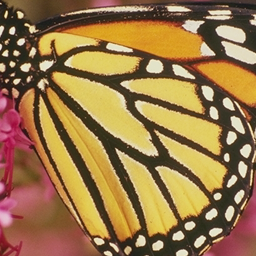
#> input picture img_resizing/butterfly.png, 256 x 256 px
$ python main.py
#> lines starting #> are read from the running program, lines starting #| are printed output that depends on the picture; long printed decimals are rounded
from PIL import Image
import numpy as np
from scipy.linalg import norm
import matplotlib.pyplot as plt

# Load the high-resolution image
original_image = Image.open('butterfly.png')
#> original_image is the input picture: PIL image 256x256 RGB; mean R, G, B 153, 119.2, 72.8

# Display the original image
plt.figure(figsize=(6, 6))
plt.imshow(original_image)
plt.title('Original High-Resolution Image')
plt.axis('off')
plt.show()

# Convert to a smaller size (downscale), simulating a low-resolution image
low_res_image = original_image.resize((original_image.width // 4, original_image.height // 4), Image.BILINEAR)
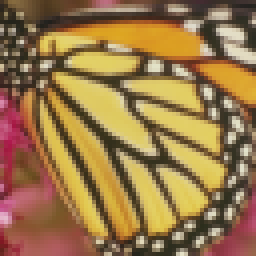
#> low_res_image: PIL image 64x64 RGB (shown 4 times larger); mean R, G, B 153, 119.2, 72.8
plt.figure(figsize=(6, 6))
plt.imshow(low_res_image)
plt.title('Downscaled Low-Resolution Image')
plt.axis('off')
plt.show()

# Resize using Bilinear interpolation
bilinear_resized = low_res_image.resize(original_image.size, Image.BILINEAR)
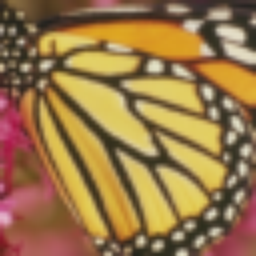
#> bilinear_resized: PIL image 256x256 RGB; mean R, G, B 153.1, 119.4, 72.9
plt.figure(figsize=(6, 6))
plt.imshow(bilinear_resized)
plt.title('Bilinear Interpolated Image')
plt.axis('off')
plt.show()

# Resize using Bicubic interpolation
bicubic_resized = low_res_image.resize(original_image.size, Image.BICUBIC)
plt.figure(figsize=(6, 6))
plt.imshow(bicubic_resized)
plt.title('Bicubic Interpolated Image')
plt.axis('off')
plt.show()

# Convert images to numpy arrays for numerical operations
original_array = np.array(original_image)
bilinear_array = np.array(bilinear_resized)
bicubic_array = np.array(bicubic_resized)

# Compute the Frobenius norm (L2 norm) for error estimation
bilinear_error = norm(original_array - bilinear_array)
#> bilinear_error = 75093.4
bicubic_error = norm(original_array - bicubic_array)
#> bicubic_error = 76336.5

print(f"Error (Frobenius norm) for Bilinear Interpolation: {bilinear_error}")
#| Error (Frobenius norm) for Bilinear Interpolation: 75093.426
print(f"Error (Frobenius norm) for Bicubic Interpolation: {bicubic_error}")
#| Error (Frobenius norm) for Bicubic Interpolation: 76336.508

# Experiment with different zoom factors (2x and 4x)
zoom_factors = [2, 4]
for zoom in zoom_factors:
    # Resize low-res image by different factors with bilinear and bicubic interpolation
    new_size = (original_image.width * zoom, original_image.height * zoom)

    bilinear_zoomed = low_res_image.resize(new_size, Image.BILINEAR)
    bicubic_zoomed = low_res_image.resize(new_size, Image.BICUBIC)

    # Display the zoomed images
    plt.figure(figsize=(10, 5))
    plt.subplot(1, 2, 1)
    plt.imshow(bilinear_zoomed)
    plt.title(f'Bilinear Zoomed x{zoom}')
    plt.axis('off')

    plt.subplot(1, 2, 2)
    plt.imshow(bicubic_zoomed)
    plt.title(f'Bicubic Zoomed x{zoom}')
    plt.axis('off')

    plt.show()
#> this loop made 2 passes
#> pass 1, `plt.show()`:
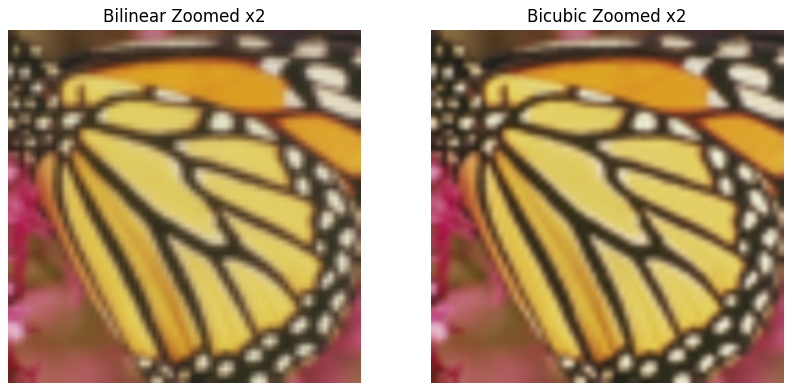
#> figure drawn by matplotlib, 2 panels

$ run again, with img_resizing/file.png copied over img_resizing/butterfly.png
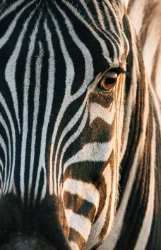
#> input picture img_resizing/file.png, 161 x 250 px
#> original_image is the input picture: PIL image 161x250 RGBA; mean R, G, B, A 102.7, 95.8, 86.5, 255
#> `bilinear_resized = low_res_image.resize(original_image.size, Image.BIL..`:
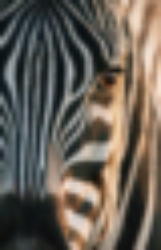
#> bilinear_resized: PIL image 161x250 RGBA; mean R, G, B, A 102.7, 95.8, 86.5, 255
#> bilinear_error = 59930.8
#> bicubic_error = 59269.7
#| Error (Frobenius norm) for Bilinear Interpolation: 59930.763
#| Error (Frobenius norm) for Bicubic Interpolation: 59269.740
#> the loop `for zoom in zoom_factors:` made 2 passes
#> pass 1, `plt.show()`:
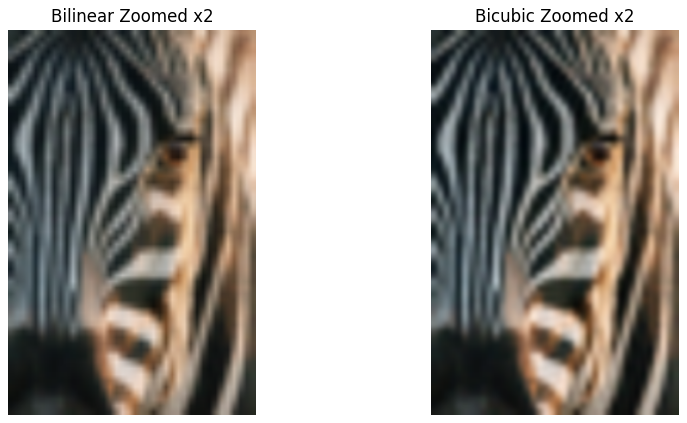
#> figure drawn by matplotlib, 2 panels

$ run again, with img_resizing/paper.jpg saved as img_resizing/butterfly.png
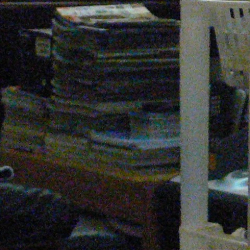
#> input picture img_resizing/paper.jpg, 250 x 250 px
#> original_image is the input picture: PIL image 250x250 RGB; mean R, G, B 48.8, 50.5, 48.5
#> `low_res_image = original_image.resize((original_image.width // 4, orig..`:
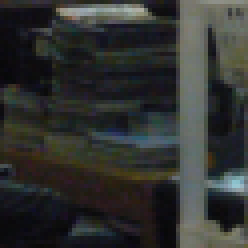
#> low_res_image: PIL image 62x62 RGB (shown 4 times larger); mean R, G, B 48.8, 50.5, 48.5
#> bilinear_error = 75669.5
#> bicubic_error = 75490.7
#| Error (Frobenius norm) for Bilinear Interpolation: 75669.524
#| Error (Frobenius norm) for Bicubic Interpolation: 75490.737
#> the loop `for zoom in zoom_factors:` made 2 passes
#> pass 1, `plt.show()`:
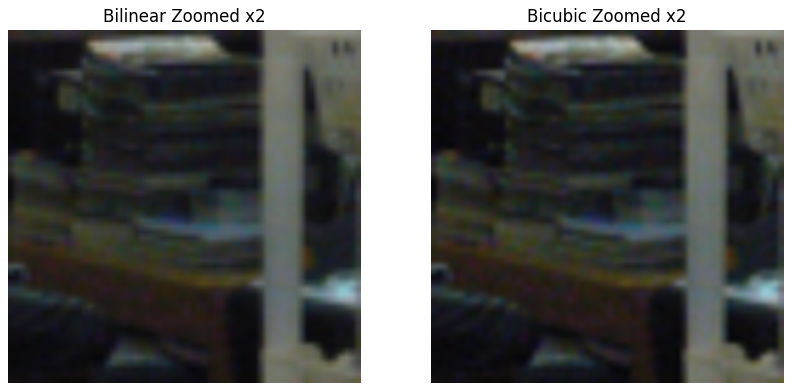
#> figure drawn by matplotlib, 2 panels
